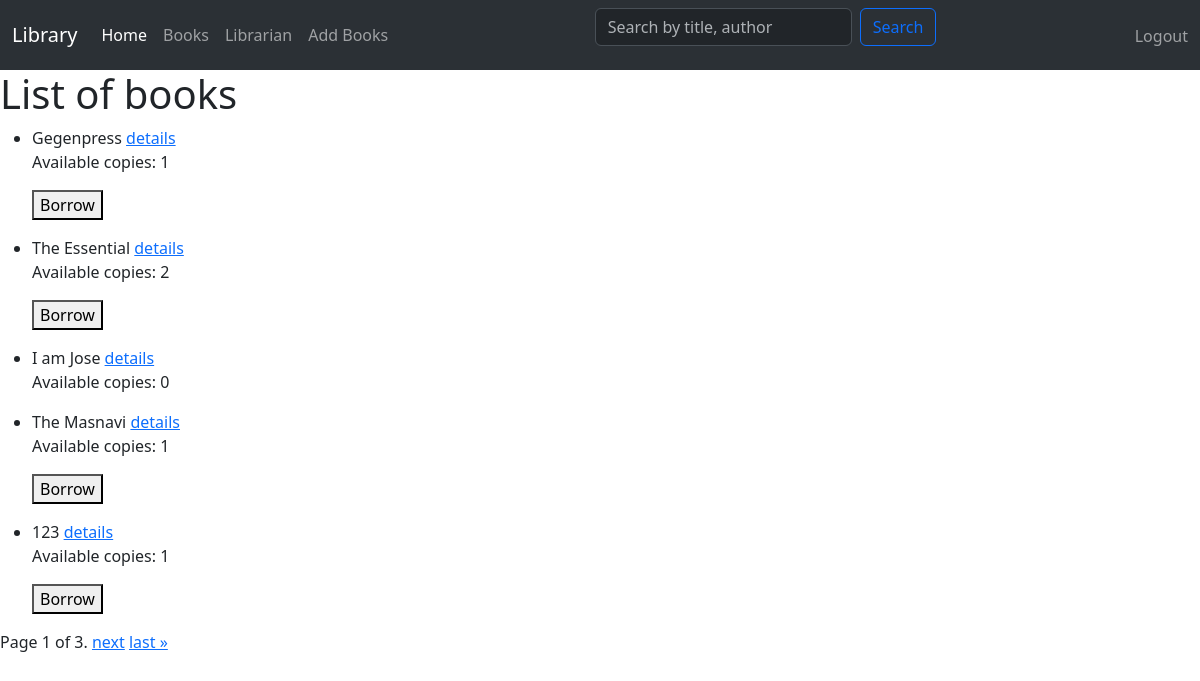
The app's page /book_list/ (signed in) with its own data.
### catalog/models.py (models this page shows, shortened)
class Book(models.Model):
    title = models.CharField(max_length=200, db_index=True)
    author = models.ForeignKey('Author', on_delete=models.SET_NULL, null=True)
    summary = models.TextField(max_length=600, null=True)
    isbn = models.CharField('ISBN', max_length=13, unique=True)
    genre = models.ManyToManyField(Genre)
    language = models.ForeignKey('Language', on_delete=models.SET_NULL, null=True)
    def available_instances(self):
        return self.bookinstance_set.filter(status='a').count()

### catalog/views.py (the view)
# urls.py: path('book_list/', BookListView.as_view(), name='book_list'),
class BookListView(ListView):
    model = Book
    queryset = Book.objects.all()
    context_object_name = 'book_list'
    paginate_by = 5  # Show 5 books per page
    def get_context_data(self, **kwargs):
        context = super().get_context_data(**kwargs)
        for book in context['book_list']:
            first_available_instance = book.bookinstance_set.filter(status='a').first()
            if first_available_instance:
                book.first_available_instance_id = first_available_instance.id
            else:
                book.first_available_instance_id = None
        return context

### catalog/templates/catalog/book_list.html (shortened to what this page needs)
{% extends 'catalog/index.html' %}
{% block content %}
<h1>List of books</h1>
{% for book in object_list %}
<ul>
    <li>{{ book.title }}
        <a href="{% url 'catalog:book_detail' book.id %}">details</a>
        <p>Available copies: {{ book.available_instances }}</p>
        {% if book.first_available_instance_id %}
            <form action="{% url 'catalog:borrow_book' book.first_available_instance_id %}" method="post">
                <button type="submit">Borrow</button>
            </form>
        {% endif %}
    </li>
</ul>
{% endfor %}
<div class="pagination">
    <span class="step-links">
        <span class="current">
            Page {{ page_obj.number }} of {{ page_obj.paginator.num_pages }}.
        </span>
        {% if page_obj.has_next %}
            <a href="?page={{ page_obj.next_page_number }}">next</a>
            <a href="?page={{ page_obj.paginator.num_pages }}">last &raquo;</a>
        {% endif %}
    </span>
</div>
{% endblock %}

### catalog/templates/catalog/index.html (shortened to what this page needs)
<html lang="en">
<head>
    <link href="https://cdn.jsdelivr.net/npm/bootstrap@5.3.3/dist/css/bootstrap.min.css" rel="stylesheet">
</head>
<body>
    <nav class="navbar navbar-expand-lg bg-body-tertiary" data-bs-theme="dark">
        <div class="container-fluid">
            <a class="navbar-brand" href="{% url 'catalog:index' %}">Library</a>
            <div class="collapse navbar-collapse" id="navbarNav">
                <ul class="navbar-nav">
                    <li class="nav-item">
                        <a class="nav-link active" aria-current="page" href="{% url 'catalog:index' %}">Home</a>
                    </li>
                    <li class="nav-item">
                        <a class="nav-link" href=" {% url 'catalog:book_list' %}">Books</a>
                    </li>
                    <li class="nav-item">
                        <a class="nav-link" href="{% url 'catalog:my_view' %}">{{user.get_username}}</a>
                    </li>
                    <li class="nav-item">{% if user.is_authenticated %}
                        <a class="nav-link"  href="{% url 'catalog:create_book' %}"aria-disabled="true">Add Books</a>
                        {% else %}
                        <a class="nav-link disabled" aria-disabled="true">Add Books</a>
                    </li>
                    {% endif %}
                </ul>
            <form action="{% url 'catalog:search_results' %}" method="get" class="d-flex ms-auto">
                <input type="text" name="q" placeholder="Search by title, author" class="form-control me-2">
                <button type="submit" class="btn btn-outline-primary">Search</button>
            </form>
                <div class="ms-auto">
                    <ul class="navbar-nav">
                        <li class="nav-item">
                            {% if user.is_authenticated %}
                            <form action="{% url 'logout' %}" method="post" style="display:inline;">
                                <button type="submit" class="btn btn-link nav-link" style="display:inline; padding:0; background:none; border:none;">Logout</button>
                            </form>
                            {% else %}
                            <a class="nav-link" href="{% url 'login' %}">Login</a>
                            {% endif %}
                        </li>
                    </ul>
                </div>
            </div>
        </div>
    </nav>
    {% block content %}{% endblock content %}
</html>

### records on screen
Book: title "Gegenpress", available_instances "1", shows "Borrow"
Book: title "The Essential", available_instances "2", shows "Borrow"
Book: title "I am Jose", available_instances "0"
Book: title "The Masnavi", available_instances "1", shows "Borrow"
Book: title "123", available_instances "1", shows "Borrow"

### other values on screen
{{ user.get_username }} "Librarian"
{{ page_obj.number }} "1"
{{ page_obj.paginator.num_pages }} "3"
